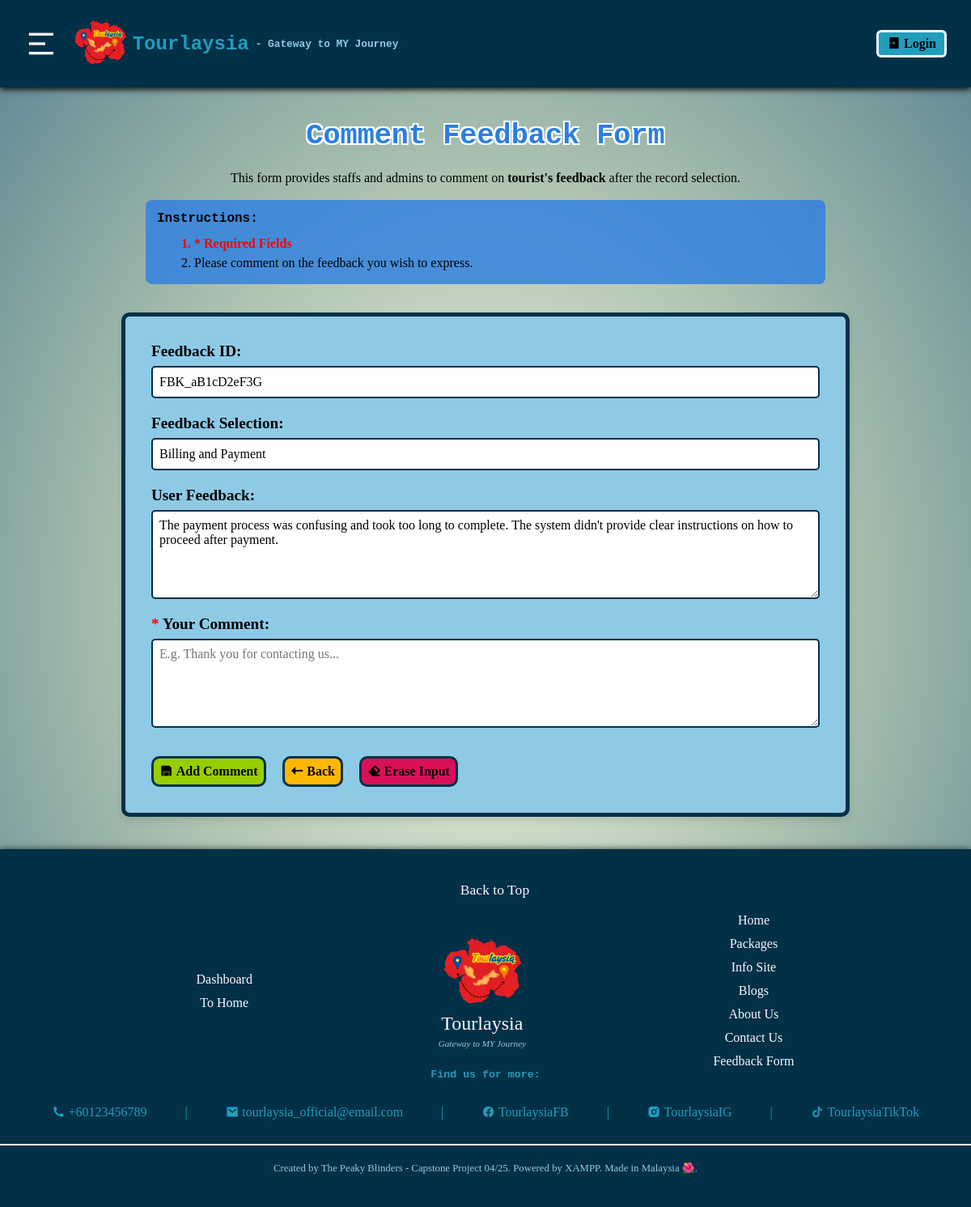
/staff_dashboard/commentFeedback.php?fbkID=FBK_aB1cD2eF3G, run on the app's committed database.
### tables this page shows
CREATE TABLE `user_feedback_t` (
  `fbk_ID` varchar(14) NOT NULL,
  `fbk_date` date NOT NULL,
  `usr_ID` varchar(14) NOT NULL,
  `usr_name` varchar(50) NOT NULL,
  `usr_email` varchar(50) NOT NULL,
  `fbk_sel` varchar(50) NOT NULL,
  `fbk_content` longtext NOT NULL,
  `stf_comt` longtext DEFAULT NULL
);

### staff_dashboard/commentFeedback.php (the view, shortened to what this page needs)
<!DOCTYPE html>
<html lang="en">
<head>
    <link rel="stylesheet" href="./staff_styles/staff_styles.css">
    <link rel="stylesheet" href="./staff_styles/add_edit_recInfo.css">
</head>
<body>
    <?php include 'staff_header.php';?>
    <?php
        $fbkIDRef = $_GET['fbkID'];
        include './staff_crud/db_connection.php';
        $queryA = "SELECT fbk_sel, fbk_content FROM user_feedback_t WHERE fbk_ID = '$fbkIDRef';";
        $resultsA = mysqli_query($connection, $queryA);
        $dataA = mysqli_fetch_assoc($resultsA);
        $fbkSelRef = $dataA['fbk_sel'];
        $fbkContRef = $dataA['fbk_content'];
    ?>
    <div class="edit-title-desc">
        <h2 class="edit-title">Comment Feedback Form</h2>
        <div class="edit-desc-div">
            <p class="edit-desc">This form provides staffs and admins to comment on <b>tourist's feedback</b> after the record selection.</p>
        </div>
        <div class="edit-inst-div">
            <h4 style="padding-bottom:10px;">Instructions:</h4>
            <ol class="edit-list">
                <li>* Required Fields</li>
                <li>Please comment on the feedback you wish to express.</li>
            </ol>
        </div>
    </div>
    <form action="" method="POST" class="edit-rec-form">
        <div class="label-field-div">
            <label for="fbkID">Feedback ID:</label>
            <input type="text" id="fbkID" name="feedbackID" value="<?php echo $fbkIDRef;?>" readonly>
        </div>
        <div class="label-field-div">
            <label for="fbkSel">Feedback Selection:</label>
            <input type="text" id="fbkSel" name="feedbackSel" value="<?php echo $fbkSelRef;?>" readonly>
        </div>
        <div class="label-field-div">
            <label for="fbkCont">User Feedback:</label>
            <textarea name="feedbackContent" id="fbkCont" rows="5" readonly><?php echo $fbkContRef;?></textarea>
        </div>
        <div class="label-field-div">
            <label for="stfComt"><span>*</span> Your Comment:</label>
            <textarea name="staffComment" id="stfComt" placeholder="E.g. Thank you for contacting us..." rows="5"></textarea>
        </div>
        <div class="form-buttons-div">
            <button type="submit" name="addCommentFbk">
                <i class="ri-save-fill"></i>
                Add Comment
            </button>
            <button type="button" name="backPrevPage" onclick="history.back();">
                <i class="ri-arrow-left-long-fill"></i>
                Back
            </button>
            <button type="reset" name="eraseData">
                <i class="ri-eraser-fill"></i>
                Erase Input
            </button>
         </div>
    </form>
    <?php include 'staff_footer.php';?>
</body>
</html>

### staff_dashboard/staff_styles/staff_styles.css (style rules this page uses)
body { background: radial-gradient(#eff6e0, #aec3b0, #598392); margin: 0; }
h1, h2, h3, h4, h5, h6 { font-family: Rockwell, Courier Bold, Courier, Georgia, Times, Times New Roman, serif; }
p, span, a, ul, ol, button, input, select, textarea, table, tr, th, td { font-family: Lucida Bright, Georgia, serif; }

### staff_dashboard/staff_styles/add_edit_recInfo.css (style rules this page uses)
* { margin: 0; padding: 0; box-sizing: border-box; overflow-x: hidden; }
.edit-title-desc { display: flex; justify-content: center; flex-direction: column; align-items: center; }
.edit-title { margin: 0 30px 20px 30px; font-size: 2.2rem; color: #2a7ee4; text-align: center; text-shadow: -2px -2px 0 #ffffff, 2px -2px 0 #ffffff, -2px 2px 0 #ffffff, 2px 2px 0 #ffffff; }
.edit-inst-div { width: 70%; margin-bottom: 35px; background-color: #2a7ee4c9; padding: 14px; border-radius: 8px; }
.edit-desc-div { display: flex; justify-content: center; width: 70%; text-align: justify; line-height: 1.5; margin-bottom: 15px; }
.edit-list { padding-left: 30px; line-height: 1.5; list-style-position: inside; }
.edit-list li:first-child { color: red; font-weight: bold; }
.edit-rec-form { display: flex; flex-direction: column; width: 100%; max-width: 900px; margin: 0 auto 2rem auto; padding: 2rem; background-color: #8ECAE6; border: 5px solid #023047; border-radius: 10px; box-shadow: 0 5px 10px rgba(0,0,0,0.1); gap: 20px; transition: max-width 0.5s ease; }
.label-field-div:not(.radio-div) { display: flex; flex-direction: column; justify-content: flex-start; gap: 7px; }
.label-field-div label span { color: red; }
.label-field-div label:not(#radioLabel) { font-weight: bold; font-size: 1.2rem; }
.label-field-div input:not(input[type="radio"]):not(input[type="file"]), .label-field-div select { font-size: 1rem; height: 40px; padding: 8px; border: 2px solid #023047; border-radius: 5px; }
.label-field-div textarea { resize: vertical; padding: 8px; font-size: 1rem; border: 2px solid #023047; border-radius: 5px; }
.form-buttons-div { display: flex; gap: 20px; margin-top: 15px; }
.form-buttons-div button { padding: 7px; border: 3px solid #023047; border-radius: 10px; cursor: pointer; font-size: 1rem; transition: background-color 0.5s ease, color 0.5s ease; font-weight: bold; }
.form-buttons-div button[type="submit"] { background-color: #98CE00; }
.form-buttons-div button[name="backPrevPage"] { background-color: #FFB703; }
.form-buttons-div button[name="eraseData"] { background-color: #D81159; }

### data on the page
user_feedback_t: feedbackSel "Billing and Payment", feedbackContent "The payment process was confusing and took too long to complete. The system didn't provide clear instructions on how to proceed after payment."
